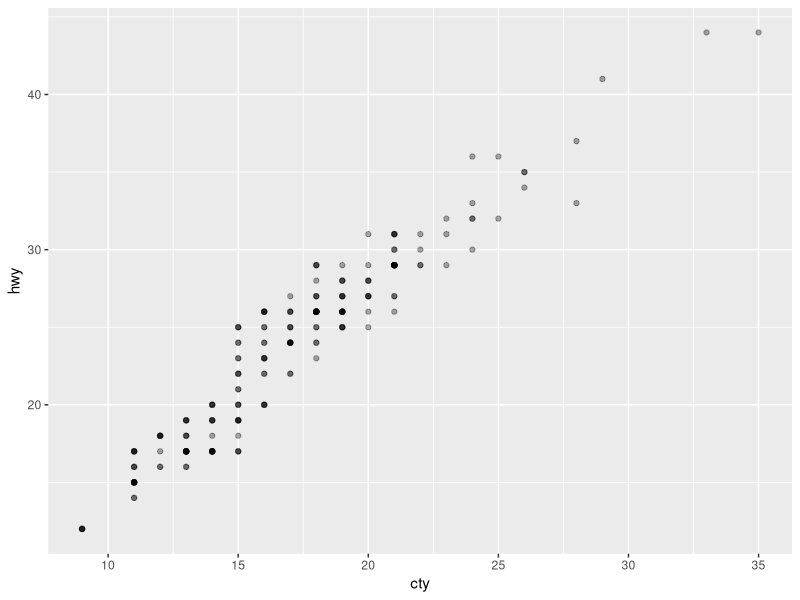
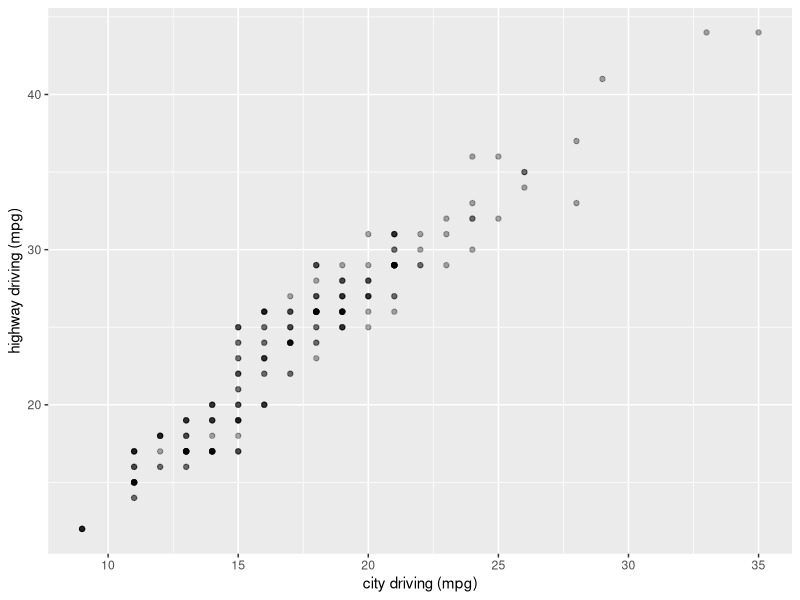
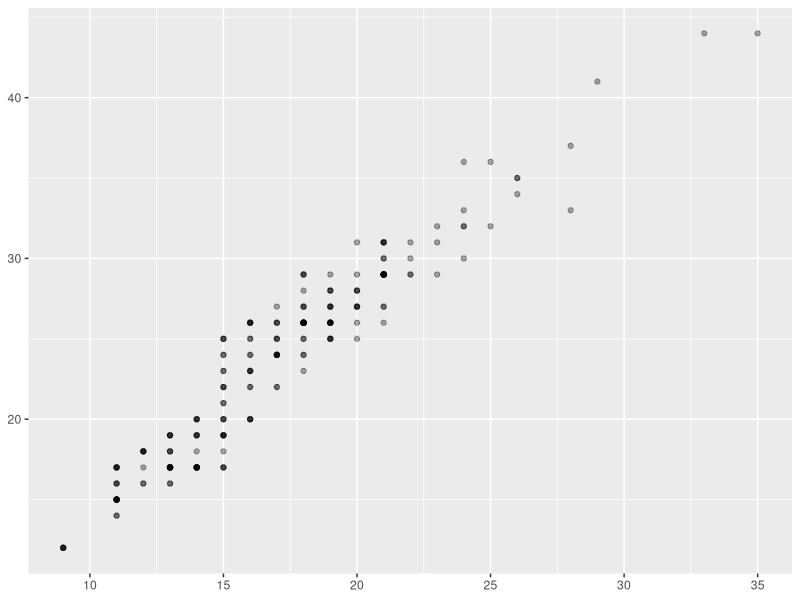
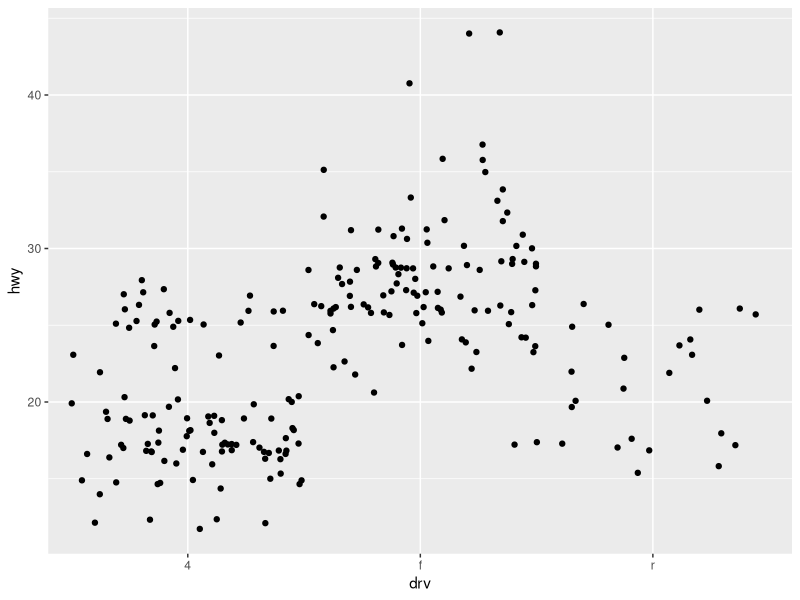
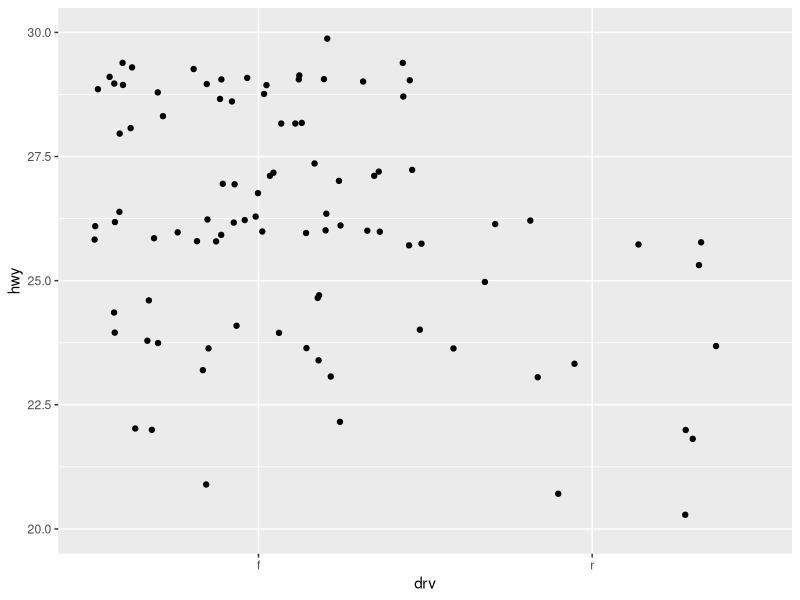
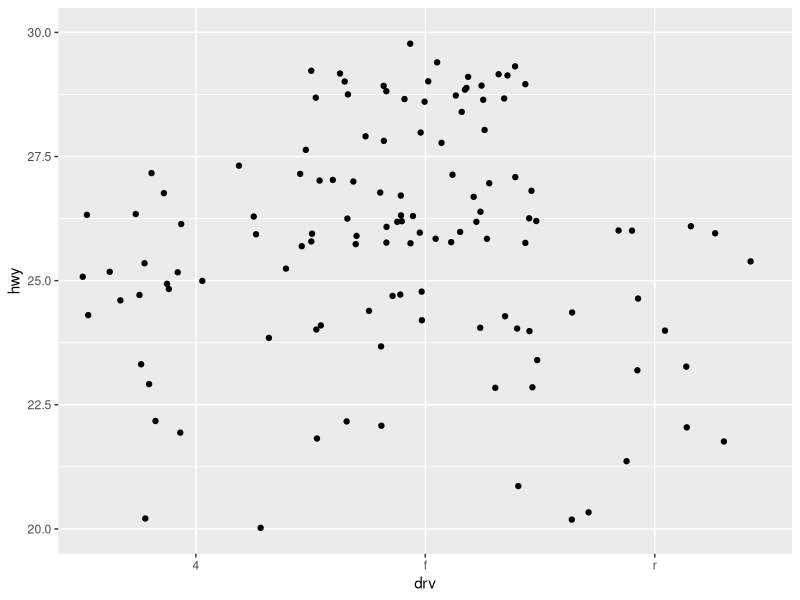

The R source for these figures, in order:

# -------------------------------------------------------------------------

library(ggplot2)

# -------------------------------------------------------------------------

# -------------------------------------------------------------------------
# The variables are mostly self-explanatory:
# - cty and hwy record miles per gallon (mpg) for city and highway driving.
# - displ is the engine displacement in litres.
# - drv is the drivetrain: front wheel (f), rear wheel (r) or four wheel (4).
# - model is the model of car. There are 38 models, selected because they had
#   a new edition every year between 1999 and 2008.
# - class (not shown), is a categorical variable describing the "type" of car:
#   two seater, SUV, compact, etc.

# -------------------------------------------------------------------------

          # Modifying the Axes # 

# -------------------------------------------------------------------------

ggplot(mpg, aes(cty, hwy)) + 
  geom_point(alpha = 1/3)

# -------------------------------------------------------------------------

ggplot(mpg, aes(cty, hwy)) + 
  geom_point(alpha = 1/3) + 
  xlab("city driving (mpg)") + 
  ylab("highway driving (mpg)")

# -------------------------------------------------------------------------

# Remove x-axis label with NULL

# -------------------------------------------------------------------------

ggplot(mpg, aes(cty, hwy)) + 
  geom_point(alpha=1/3) + 
  xlab(NULL) + 
  ylab(NULL)

# -------------------------------------------------------------------------

            # xlim() and ylim() modify the limits of axes:# 

# -------------------------------------------------------------------------

ggplot(mpg, aes(drv, hwy)) + 
  geom_jitter(width = 0.5)

# -------------------------------------------------------------------------

ggplot(mpg, aes(drv, hwy)) + 
  geom_jitter(width = 0.5) + 
  xlim("f", "r") + 
  ylim(20, 30)

# -------------------------------------------------------------------------

ggplot(mpg, aes(drv, hwy)) + 
  geom_jitter(width = 0.5, na.rm = TRUE) + 
  ylim(20, 30)

# -------------------------------------------------------------------------


